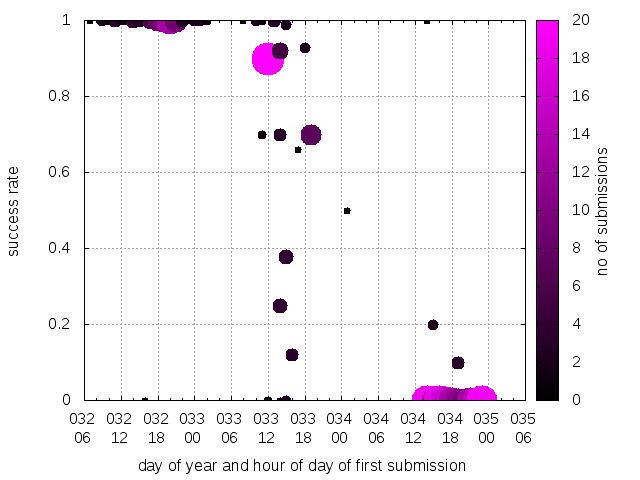

This chart was generated by the following gnuplot code:
#!/usr/bin/gnuplot
set terminal png font "arial,12" fontscale 1.0 size 640,480
set datafile separator ";"
set xdata time
set timefmt "%Y-%m-%d %H"
set format x "%j\n%H"
set xlabel "day of year and hour of day of first submission"
set ylabel "success rate"
set yrange [0:1]
set cblabel "no of submissions"
unset key
set palette rgbformulae 3,0,3
set grid
set style fill solid  
plot "data.txt" u 1:2:(sqrt($3*(2)**22)):3 notitle w circles lc palette 

##Compile using: ./gnuplot.gp > gnuplot.png
